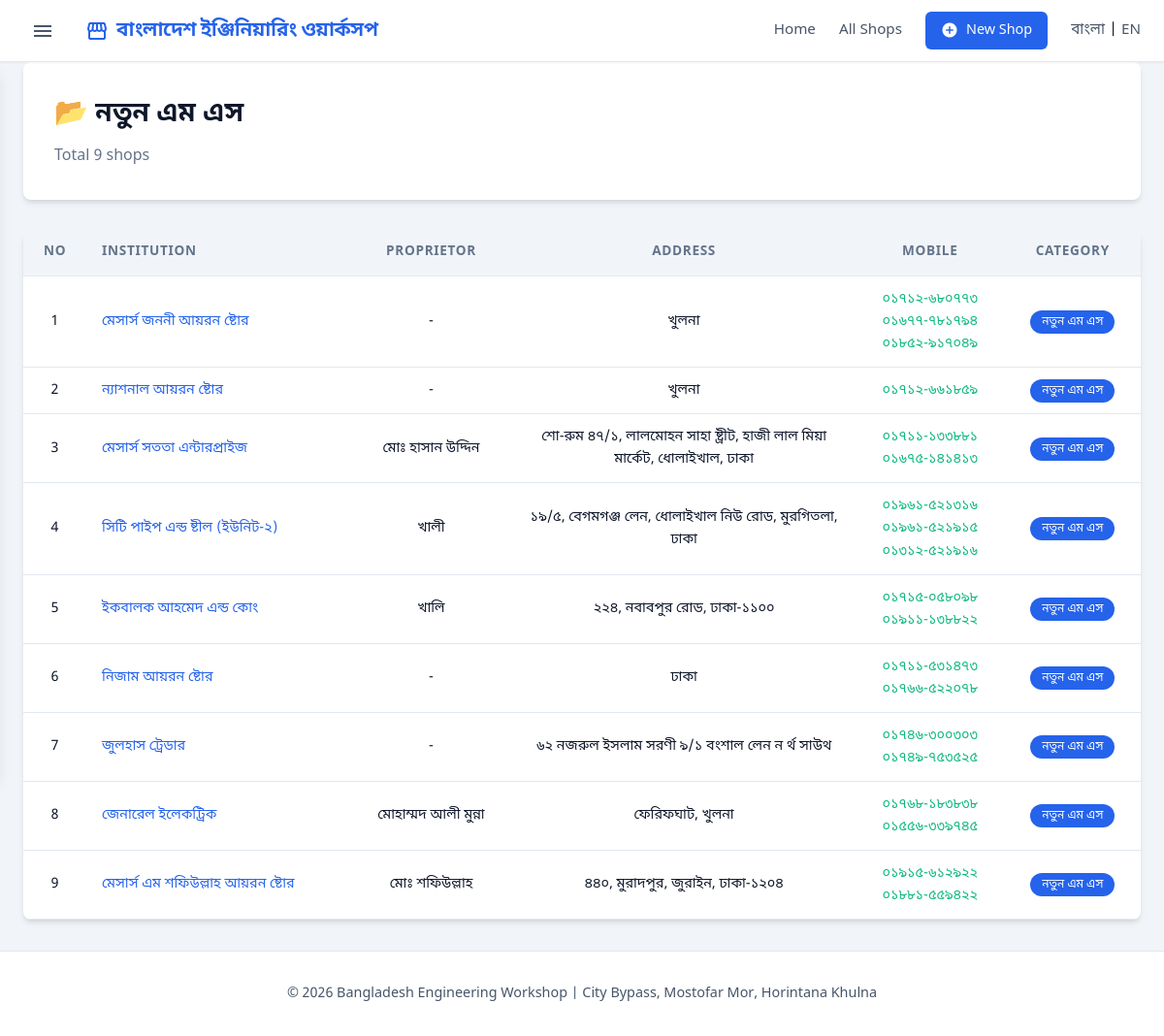
Page /category/2 on the committed database.
### database.py (models this page shows)
class Category(db.Model):
    __tablename__ = 'categories'
    id = db.Column(db.Integer, primary_key=True)
    name = db.Column(db.String(10000), nullable=False)
    name_english = db.Column(db.String(10000))
    shops = db.relationship('Shop', backref='category', lazy=True)
    def to_dict(self):
        return {
            'id': self.id,
            'name': self.name,
            'name_english': self.name_english
        }

class Shop(db.Model):
    __tablename__ = 'shops'
    id = db.Column(db.Integer, primary_key=True)
    category_id = db.Column(db.Integer, db.ForeignKey('categories.id'))
    serial_no = db.Column(db.String(5000))
    name = db.Column(db.String(20000))
    proprietor = db.Column(db.String(10000))
    address = db.Column(db.Text)
    mobile = db.Column(db.String(10000))
    transaction_status = db.Column(db.String(10000))
    whatsapp = db.Column(db.String(5000))
    email_web = db.Column(db.String(10000))
    products = db.Column(db.Text)
    created_at = db.Column(db.DateTime, default=datetime.datetime.now)
    updated_at = db.Column(db.DateTime, default=datetime.datetime.now, onupdate=datetime.datetime.now)
    def to_dict(self):
        return {
            'id': self.id,
            'category_id': self.category_id,
            'category_name': self.category.name if self.category else '',
            'category_name_english': self.category.name_english if self.category else '',
            'serial_no': self.serial_no,
            'name': self.name,
            'proprietor': self.proprietor,
            'address': self.address,
            'mobile': self.mobile,
            'transaction_status': self.transaction_status,
            'whatsapp': self.whatsapp,
            'email_web': self.email_web,
            'products': self.products,
            'created_at': self.created_at.isoformat() if self.created_at else None,
            'updated_at': self.updated_at.isoformat() if self.updated_at else None
        }

### app.py (the view)
@app.route('/category/<int:category_id>')
def category_shops(category_id):
    shops = db.get_shops_by_category(category_id)
    categories = db.get_all_categories()
    current_category = next((c for c in categories if c['id'] == category_id), None)
    return render_template('shop_list.html',
                         shops=shops,
                         categories=categories,
                         current_category=current_category,
                         page=1,
                         total_pages=1,
                         total=len(shops))

### app.py (called while the page is built)
def get_locale():
    if 'lang' in session:
        return session['lang']
    return request.accept_languages.best_match(['bn', 'en'])

@app.context_processor
def inject_categories():
    return dict(categories=db.get_all_categories())

### database.py (called while the page is built)
    def get_all_categories(self):
        cats = Category.query.order_by(Category.id).all()
        return [c.to_dict() for c in cats]

    def get_shops_by_category(self, category_id):
        shops = Shop.query.filter_by(category_id=category_id).order_by(Shop.id).all()
        return [s.to_dict() for s in shops]

### templates/shop_list.html (shortened to what this page needs)
{% extends 'base.html' %}
{% block content %}
<section class="page-header">
    <h1>
        {% if current_category %}
        📂 {{ current_category.name }}
        {% else %}
        🏪 {{ _('All Shops') }}
        {% endif %}
    </h1>
    <p>{{ _('Total') }} {{ total }} {{ _('shops') }}</p>
</section>
<section class="shops-section">
    {% if shops %}
    <div class="shops-table-container">
        <table class="shops-table">
            <thead>
                <tr>
                    <th>{{ _('No') }}</th>
                    <th>{{ _('Institution') }}</th>
                    <th>{{ _('Proprietor') }}</th>
                    <th>{{ _('Address') }}</th>
                    <th>{{ _('Mobile') }}</th>
                    <th>{{ _('Category') }}</th>
                </tr>
            </thead>
            <tbody>
                {% for shop in shops %}
                <tr>
                    <td>{{ loop.index + ((page-1) * 20) }}</td>
                    <td>
                        <a href="{{ url_for('shop_detail', shop_id=shop.id) }}" class="shop-link">
                            {{ shop.name }}
                        </a>
                    </td>
                    <td>{{ shop.proprietor or '-' }}</td>
                    <td>{{ shop.address or '-' }}</td>
                    <td>
                        {% if shop.mobile %}
                        {% for num in shop.mobile.split() %}
                        <div class="mobile-number">
                            <a href="tel:{{ num }}" class="mobile-link">{{ num }}</a>
                        </div>
                        {% endfor %}
                        {% else %}
                        -
                        {% endif %}
                    </td>
                    <td>
                        {% if shop.category_name %}
                        <a href="{{ url_for('category_shops', category_id=shop.category_id) }}" class="category-badge">
                            {{ shop.category_name }}
                        </a>
                        {% else %}
                        -
                        {% endif %}
                    </td>
                </tr>
                {% endfor %}
            </tbody>
        </table>
    </div>
    {% else %}
    <div class="no-results">
        <p>{{ _('No shops found.') }}</p>
        <a href="{{ url_for('index') }}" class="btn">{{ _('Back to Home') }}</a>
    </div>
    {% endif %}
</section>
{% endblock %}

### static/style.css (style rules this page uses)
:root { --primary: #2563eb; --primary-dark: #1e40af; --secondary: #64748b; --success: #10b981; --danger: #ef4444; --surface: #ffffff; --background: #f1f5f9; --text-main: #0f172a; --text-muted: #475569; --border: #e2e8f0; --dark: var(--text-main); --light: var(--background); --text-color: var(--text-main); --shadow-sm: 0 1px 2px 0 rgba(0, 0, 0, 0.05); --shadow: 0 4px 6px -1px rgba(0, 0, 0, 0.1), 0 2px 4px -1px rgba(0, 0, 0, 0.06); --shadow-lg: 0 10px 15px -3px rgba(0, 0, 0, 0.1); --radius: 8px; --radius-sm: 6px; --font-main: 'Noto Sans Bengali', system-ui, -apple-system, sans-serif; --transition: all 0.2s cubic-bezier(0.4, 0, 0.2, 1); }
* { margin: 0; padding: 0; box-sizing: border-box; }
body { font-family: var(--font-main); background-color: var(--background); color: var(--text-main); line-height: 1.6; min-height: 100vh; display: flex; flex-direction: column; }
.shops-section { margin: 2rem 0; }
.shops-table-container { overflow-x: auto; background: white; border-radius: var(--radius); box-shadow: var(--shadow); }
.shops-table { width: 100%; border-collapse: collapse; }
.shops-table th, .shops-table td { padding: 0.75rem 1rem; text-align: center; border-bottom: 1px solid var(--border); font-size: 0.9rem; vertical-align: middle; }
.shops-table th:nth-child(2), .shops-table td:nth-child(2) { text-align: left; }
.shops-table td { white-space: normal; word-wrap: break-word; max-width: 300px; }
.shops-table th { background: var(--light); font-weight: 600; color: var(--secondary); white-space: nowrap; font-size: 0.85rem; text-transform: uppercase; letter-spacing: 0.05em; }
.shop-link { color: var(--primary); text-decoration: none; font-weight: 500; }
.mobile-link { color: var(--success); text-decoration: none; direction: ltr; display: inline-block; }
.category-badge { background: var(--primary); color: white; padding: 0.25rem 0.75rem; border-radius: 50px; font-size: 0.75rem; text-decoration: none; white-space: nowrap; }
.page-header { background: white; padding: 2rem; border-radius: var(--radius); margin-bottom: 2rem; box-shadow: var(--shadow); }
.page-header h1 { font-size: 1.75rem; color: var(--dark); }
.page-header p { color: var(--secondary); margin-top: 0.5rem; }

### rows in the picture
Category: name "নতুন এম এস", category_name "নতুন এম এস" "নতুন এম এস" "নতুন এম এস" "নতুন এম এস" "নতুন এম এস" "নতুন এম এস" "নতুন এম এস" "নতুন এম এস" "নতুন এম এস"
Shop: name "মেসার্স জননী আয়রন ষ্টোর", address "খুলনা"
Shop: name "ন্যাশনাল আয়রন ষ্টোর", address "খুলনা", mobile "০১৭১২-৬৬১৮৫৯"
Shop: name "মেসার্স সততা এন্টারপ্রাইজ", proprietor "মোঃ হাসান উদ্দিন", address "শো-রুম ৪৭/১, লালমোহন সাহা ষ্ট্রীট, হাজী লাল মিয়া মার্কেট, ধোলাইখাল, ঢাকা"
Shop: name "সিটি পাইপ এন্ড ষ্টীল (ইউনিট-২)", proprietor "খালী", address "১৯/৫, বেগমগঞ্জ লেন, ধোলাইখাল নিউ রোড, মুরগিতলা, ঢাকা"
Shop: name "ইকবালক আহমেদ এন্ড কোং", proprietor "খালি", address "২২৪, নবাবপুর রোড, ঢাকা-১১০০"
Shop: name "নিজাম আয়রন ষ্টোর", address "ঢাকা"
Shop: name "জুলহাস ট্রেডার", address "৬২ নজরুল ইসলাম সরণী ৯/১ বংশাল লেন ন র্থ সাউথ"
Shop: name "জেনারেল ইলেকট্রিক", proprietor "মোহাম্মদ আলী মুন্না", address "ফেরিফঘাট, খুলনা"
Shop: name "মেসার্স এম শফিউল্লাহ আয়রন ষ্টোর", proprietor "মোঃ শফিউল্লাহ", address "৪৪০, মুরাদপুর, জুরাইন, ঢাকা-১২০৪"

### other values in the picture
{{ total }} "9"
{{ shop.proprietor or '-' }} "-" "-" "-" "-"
{{ num }} "০১৭১২-৬৮০৭৭৩" "০১৬৭৭-৭৮১৭৯৪" "০১৮৫২-৯১৭০৪৯" "০১৭১১-১৩৩৮৮১" "০১৬৭৫-১৪১৪১৩" "০১৯৬১-৫২১৩১৬" "০১৯৬১-৫২১৯১৫" "০১৩১২-৫২১৯১৬" "০১৭১৫-০৫৮০৯৮" "০১৯১১-১৩৮৮২২" "০১৭১১-৫৩১৪৭৩" "০১৭৬৬-৫২২০৭৮" "০১৭৪৬-৩০০৩০৩" "০১৭৪৯-৭৫৩৫২৫" "০১৭৬৮-১৮৩৮৩৮" "০১৫৫৬-৩৩৯৭৪৫" "০১৯১৫-৬১২৯২২" "০১৮৮১-৫৫৯৪২২"
